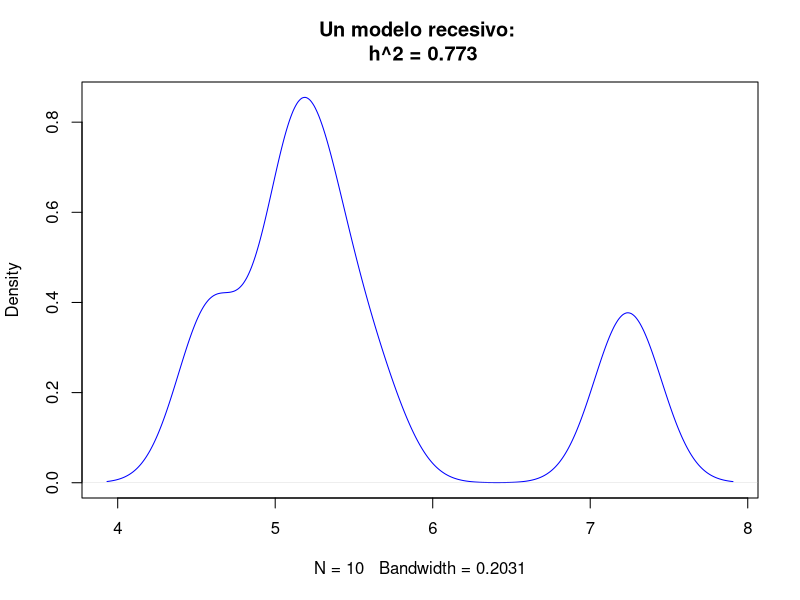

This chart was generated by the following R code:
# Siegmund, Yakir: Statistics of Gene Mapping, p28-
#
# y <- m + G + E
#
# y <- mu + alpha * (xm + xf) + delta * (x == 1) + eps

# h2 <- var(G) / var(y)
library(magrittr)

n <- 10 # genotipos
p <- 0.5 # probabilidad
x <- rbinom(n, 2, p)

mu <- 5
alpha <- 1
delta <- -alpha # recesivo!

G <- alpha * x + delta * (x == alpha)

sig <- 0.5
E <- sig * rnorm(n)
y <- mu + G + E
y

h2 <- var(G) / var(y) 

density(y) %>% plot( 
     main = paste("Un modelo recesivo: \n h^2 = ", round(h2, 3)
                  , sep = ""),
     col = "blue"
  )


